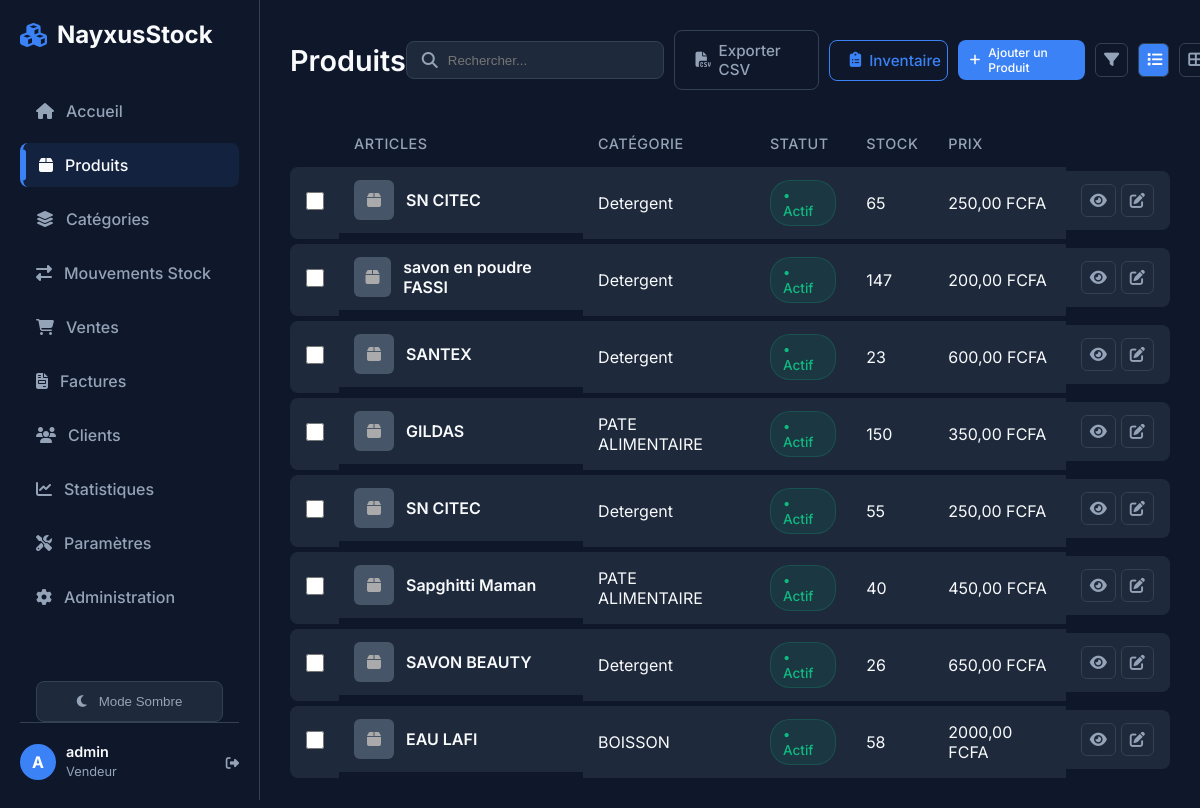
Page /products/ (signed in) on the committed database.
### core/models.py (models this page shows, shortened)
class StoreSettings(models.Model):
    name = models.CharField(max_length=100, default="NayxusStock", verbose_name="Nom du magasin")
    address = models.TextField(blank=True, null=True, verbose_name="Adresse")
    phone = models.CharField(max_length=50, blank=True, null=True, verbose_name="Téléphone")
    email = models.EmailField(blank=True, null=True, verbose_name="Email")
    logo = models.ImageField(upload_to='logo/', blank=True, null=True, verbose_name="Logo")
    class Meta:
        verbose_name = "Paramètres du magasin"
        verbose_name_plural = "Paramètres du magasin"
    @classmethod
    def get_settings(cls):
        obj, created = cls.objects.get_or_create(id=1)
        return obj

### users/models.py (models this page shows, shortened)
class User(AbstractUser):
    class Role(models.TextChoices):
        ADMIN = "ADMIN", "Administrateur"
        SELLER = "SELLER", "Vendeur"
    role = models.CharField(max_length=50, choices=Role.choices, default=Role.SELLER)
    phone = models.CharField(max_length=20, blank=True, null=True)

### inventory/models.py (models this page shows, shortened)
class Product(models.Model):
    category = models.ForeignKey(Category, on_delete=models.RESTRICT, related_name='products', verbose_name="Catégorie")
    name = models.CharField(max_length=200, verbose_name="Nom")
    description = models.TextField(blank=True, null=True, verbose_name="Description")
    purchase_price = models.DecimalField(max_digits=10, decimal_places=2, verbose_name="Prix d'achat")
    selling_price = models.DecimalField(max_digits=10, decimal_places=2, verbose_name="Prix de vente")
    quantity = models.IntegerField(default=0, verbose_name="Quantité en stock")
    alert_threshold = models.IntegerField(default=10, verbose_name="Seuil d'alerte")
    image = models.ImageField(upload_to='products/', blank=True, null=True, verbose_name="Image")
    barcode = models.CharField(max_length=100, unique=True, blank=True, null=True, verbose_name="Code-barre")
    created_at = models.DateTimeField(auto_now_add=True)
    updated_at = models.DateTimeField(auto_now=True)
    class Meta:
        verbose_name = "Produit"
        verbose_name_plural = "Produits"
    def is_low_stock(self):
        return self.quantity <= self.alert_threshold

class Category(models.Model):
    name = models.CharField(max_length=100, unique=True, verbose_name="Nom")
    slug = models.SlugField(max_length=100, unique=True)
    parent = models.ForeignKey('self', on_delete=models.CASCADE, null=True, blank=True, related_name='children', verbose_name="Catégorie Parente")
    description = models.TextField(blank=True, null=True)
    class Meta:
        verbose_name = "Catégorie"
        verbose_name_plural = "Catégories"

### core/views.py (the view)
# urls.py: path('products/', views.product_list, name='product_list'),
@login_required(login_url='login')
def product_list(request):
    products = Product.objects.all().select_related('category')
    search_query = request.GET.get('search', '')
    if search_query:
        products = products.filter(name__icontains=search_query)
    category_filter = request.GET.get('category', '')
    if category_filter:
        products = products.filter(category_id=category_filter)
    status_filter = request.GET.get('status', '')
    if status_filter == 'low_stock':
        products = products.filter(quantity__lte=F('alert_threshold'))
    elif status_filter == 'active':
        products = products.filter(quantity__gt=F('alert_threshold'))
    view_mode = request.GET.get('view', 'list')
    categories = Category.objects.all()
    context = {
        'products': products,
        'categories': categories,
        'search_query': search_query,
        'category_filter': category_filter,
        'status_filter': status_filter,
        'view_mode': view_mode,
    }
    return render(request, 'core/product_list.html', context)

### core/templates/core/product_list.html (shortened to what this page needs)
{% extends 'core/base.html' %}
{% block content %}
<div class="page-header">
    <div class="header-title">
        <h1 class="page-title">Produits</h1>
    </div>
    <div class="header-actions">
        <form method="get" action="{% url 'product_list' %}" class="search-bar">
            <i class="fas fa-search"></i>
            <input type="text" name="search" placeholder="Rechercher..." value="{{ search_query }}">
        </form>
        <a href="{% url 'export_products_csv' %}" class="btn btn-outline">
            <i class="fas fa-file-csv"></i> Exporter CSV
        </a>
        <a href="{% if perms.inventory.add_product %}{% url 'inventory_report' %}{% else %}javascript:void(0){% endif %}"
           target="{% if perms.inventory.add_product %}_blank{% endif %}"
           class="btn btn-outline"
           style="border-color: #3b82f6; color: #3b82f6; {% if not perms.inventory.add_product %}opacity: 0.5; cursor: not-allowed; border-color: #9ca3af; color: #9ca3af; pointer-events: none;{% endif %}"
           {% if not perms.inventory.add_product %}title="Accès réservé aux administrateurs"{% endif %}>
            <i class="fas fa-clipboard-list"></i> Inventaire
        </a>
        {% if perms.inventory.add_product %}
        <a href="{% url 'product_add' %}" class="btn btn-primary" style="padding: 5px 12px; font-size: 0.75rem;">
            <i class="fas fa-plus"></i> Ajouter un Produit
        </a>
        {% endif %}
        <div class="dropdown">
            <button class="btn btn-outline btn-icon" title="Filtrer" onclick="toggleDropdown('filterDropdown')">
                <i class="fas fa-filter"></i>
            </button>
        </div>
        <a href="{% url 'product_list' %}?view=list{% if search_query %}&search={{ search_query }}{% endif %}{% if category_filter %}&category={{ category_filter }}{% endif %}{% if status_filter %}&status={{ status_filter }}{% endif %}"
            class="btn btn-outline btn-icon {% if view_mode == 'list' %}active{% endif %}" title="Vue Liste">
            <i class="fas fa-list"></i>
        </a>
        <a href="{% url 'product_list' %}?view=grid{% if search_query %}&search={{ search_query }}{% endif %}{% if category_filter %}&category={{ category_filter }}{% endif %}{% if status_filter %}&status={{ status_filter }}{% endif %}"
            class="btn btn-outline btn-icon {% if view_mode == 'grid' %}active{% endif %}" title="Vue Grille">
            <i class="fas fa-th-large"></i>
        </a>
    </div>
</div>
{% if view_mode == 'grid' %}
<div class="grid-container">
    {% for product in products %}
    <div class="product-card">
        <div class="product-card-image">
            {% if product.image %}
            <img src="{{ product.image.url }}" alt="{{ product.name }}">
            {% else %}
            <div class="product-placeholder"><i class="fas fa-box"></i></div>
            {% endif %}
        </div>
        <div class="product-card-content">
            <h3 class="product-card-title">{{ product.name }}</h3>
            <p class="product-card-category">{{ product.category.name }}</p>
            <div class="product-card-info">
                <span class="product-card-stock">Stock: {{ product.quantity }}</span>
                <span class="product-card-price">{{ product.selling_price }} FCFA</span>
            </div>
            <div class="product-card-status"
                style="display: flex; justify-content: space-between; align-items: center;">
                <div>
                    {% if product.is_low_stock %}
                    <span class="status-badge status-disabled"
                        style="color:#ef4444; border-color: rgba(239,68,68,0.2); background: rgba(239,68,68,0.1);">•
                        Stock
                        Faible</span>
                    {% else %}
                    <span class="status-badge status-active">• Actif</span>
                    {% endif %}
                </div>
                <div class="card-actions" style="display: flex; gap: 5px;">
                    <a href="{% url 'product_detail' product.pk %}" class="btn btn-outline btn-icon" title="Voir détail"
                        style="padding: 5px 8px; font-size: 0.8rem;">
                        <i class="fas fa-eye"></i>
                    </a>
                    <a href="{% url 'product_edit' product.pk %}" class="btn btn-outline btn-icon" title="Modifier"
                        style="padding: 5px 8px; font-size: 0.8rem;">
                        <i class="fas fa-edit"></i>
                    </a>
                </div>
            </div>
        </div>
    </div>
    {% empty %}
    <p style="text-align:center; color: var(--text-secondary); grid-column: 1/-1;">Aucun produit trouvé. Ajoutez-en un
        pour commencer !</p>
    {% endfor %}
</div>
{% else %}
<div class="table-container">
    <table>
        <thead>
            <tr>
                <th width="40"></th>
                <th>Articles</th>
                <th>Catégorie</th>
                <th>Statut</th>
                <th>Stock</th>
                <th>Prix</th>
                <th></th>
            </tr>
        </thead>
        <tbody>
            {% for product in products %}
            <tr class="data-row">
                <td><input type="checkbox"></td>
                <td class="product-cell">
                    {% if product.image %}
                    <img src="{{ product.image.url }}" alt="{{ product.name }}" class="product-img">
                    {% else %}
                    <div class="product-img" style="display:flex;justify-content:center;align-items:center;color:#aaa;">
                        <i class="fas fa-box"></i>
                    </div>
                    {% endif %}
                    <span style="font-weight: 600;">{{ product.name }}</span>
                </td>
                <td>{{ product.category.name }}</td>
                <td>
                    {% if product.is_low_stock %}
                    <span class="status-badge status-disabled"
                        style="color:#ef4444; border-color: rgba(239,68,68,0.2); background: rgba(239,68,68,0.1);">•
                        Stock Faible</span>
                    {% else %}
                    <span class="status-badge status-active">• Actif</span>
                    {% endif %}
                </td>
                <td>{{ product.quantity }}</td>
                <td>{{ product.selling_price }} FCFA</td>
                <td style="display: flex; gap: 5px;">
                    <a href="{% url 'product_detail' product.pk %}" class="btn btn-outline btn-icon"
                        title="Voir détail">
                        <i class="fas fa-eye"></i>
                    </a>
                    {% if perms.inventory.change_product %}
                    <a href="{% url 'product_edit' product.pk %}" class="btn btn-outline btn-icon" title="Modifier">
                        <i class="fas fa-edit"></i>
                    </a>
                    {% endif %}
                </td>
            </tr>
            {% empty %}
            <tr>
                <td colspan="7" style="text-align:center; color: var(--text-secondary);">Aucun produit trouvé.
                    Ajoutez-en un pour commencer !</td>
            </tr>
            {% endfor %}
        </tbody>
    </table>
</div>
{% endif %}
{% endblock %}

### core/templates/core/base.html (shortened to what this page needs)
{% load static %}
<!DOCTYPE html>
<html lang="fr">
<head>
    <link rel="stylesheet" href="https://cdnjs.cloudflare.com/ajax/libs/font-awesome/6.4.0/css/all.min.css">
    <link rel="stylesheet" href="{% static 'css/style.css' %}?v=1.1">
</head>
<body>
    <aside class="sidebar">
        <div class="brand">
            <i class="fas fa-cubes"></i>
            <span>{{ store.name }}</span>
        </div>
        <ul class="nav-links" style="overflow-y: auto; flex: 1; margin-right: -10px; padding-right: 10px;">
            <li class="nav-item">
                <a href="{% url 'dashboard' %}"
                    class="nav-link {% if request.resolver_match.url_name == 'dashboard' %}active{% endif %}">
                    <i class="fas fa-home"></i>
                    <span>Accueil</span>
                </a>
            </li>
            <li class="nav-item">
                <a href="{% url 'product_list' %}"
                    class="nav-link {% if request.resolver_match.url_name == 'product_list' %}active{% endif %}">
                    <i class="fas fa-box" {% if low_stock_alert_count > 0 %}style="color: #ef4444;"{% endif %}></i>
                    <span>Produits</span>
                </a>
            </li>
            <li class="nav-item">
                <a href="{% url 'category_list' %}"
                    class="nav-link {% if request.resolver_match.url_name == 'category_list' %}active{% endif %}">
                    <i class="fas fa-layer-group"></i>
                    <span>Catégories</span>
                </a>
            </li>
            <li class="nav-item">
                <a href="{% url 'stock_movement_list' %}"
                    class="nav-link {% if request.resolver_match.url_name == 'stock_movement_list' %}active{% endif %}">
                    <i class="fas fa-exchange-alt"></i>
                    <span>Mouvements Stock</span>
                </a>
            </li>
            <li class="nav-item">
                <a href="{% url 'sales_list' %}"
                    class="nav-link {% if request.resolver_match.url_name == 'sales_list' %}active{% endif %}">
                    <i class="fas fa-shopping-cart"></i>
                    <span>Ventes</span>
                </a>
            </li>
            <li class="nav-item">
                <a href="{% url 'invoice_list' %}"
                    class="nav-link {% if request.resolver_match.url_name == 'invoice_list' %}active{% endif %}">
                    <i class="fas fa-file-invoice"></i>
                    <span>Factures</span>
                </a>
            </li>
            <li class="nav-item">
                <a href="{% url 'customer_list' %}"
                    class="nav-link {% if request.resolver_match.url_name == 'customer_list' %}active{% endif %}">
                    <i class="fas fa-users"></i>
                    <span>Clients</span>
                </a>
            </li>
            <li class="nav-item">
                <a href="{% url 'statistics' %}"
                    class="nav-link {% if request.resolver_match.url_name == 'statistics' %}active{% endif %}">
                    <i class="fas fa-chart-line"></i>
                    <span>Statistiques</span>
                </a>
            </li>
            {% if user.is_staff or user.is_superuser %}
            <li class="nav-item">
                <a href="{% url 'store_settings' %}"
                    class="nav-link {% if request.resolver_match.url_name == 'store_settings' %}active{% endif %}">
                    <i class="fas fa-tools"></i>
                    <span>Paramètres</span>
                </a>
            </li>
            <li class="nav-item">
                <a href="{% url 'admin:index' %}" class="nav-link">
                    <i class="fas fa-cog"></i>
                    <span>Administration</span>
                </a>
            </li>
            {% endif %}
        </ul>
        <div style="margin-top: 20px; padding: 0 16px;">
            <button id="theme-toggle" class="nav-link" style="width: 100%; border: 1px solid var(--border-color); background: var(--bg-secondary); cursor: pointer; justify-content: center;">
                <i class="fas fa-moon" id="theme-icon"></i>
                <span id="theme-text">Mode Sombre</span>
            </button>
        </div>
        <div class="user-profile">
            <div class="avatar">{{ user.username|make_list|first|upper }}</div>
            <div class="user-info-text">
                <span class="user-name">{{ user.username }}</span>
                <span class="user-role">{{ user.get_role_display|default:"User" }}</span>
            </div>
            <form action="{% url 'logout' %}" method="post" style="display:inline;">
                <button type="submit"
                    style="background:none; border:none; color: var(--text-secondary); cursor: pointer; padding: 0;"><i
                        class="fas fa-sign-out-alt"></i></button>
            </form>
        </div>
    </aside>
    <main class="main-content">
        {% block content %}
        {% endblock %}
    </main>
</body>
</html>

### rows in the picture
StoreSettings: name "NayxusStock"
User: username|make_list "A", username "admin", role "Vendeur"
Product: name "SN CITEC", category.name "Detergent", alert_threshold "• Actif", quantity "65", selling_price "250,00"
Product: name "savon en poudre FASSI", category.name "Detergent", alert_threshold "• Actif", quantity "147", selling_price "200,00"
Product: name "SANTEX", category.name "Detergent", alert_threshold "• Actif", quantity "23", selling_price "600,00"
Product: name "GILDAS", category.name "PATE ALIMENTAIRE", alert_threshold "• Actif", quantity "150", selling_price "350,00"
Product: name "SN CITEC", category.name "Detergent", alert_threshold "• Actif", quantity "55", selling_price "250,00"
Product: name "Sapghitti Maman", category.name "PATE ALIMENTAIRE", alert_threshold "• Actif", quantity "40", selling_price "450,00"
Product: name "SAVON BEAUTY", category.name "Detergent", alert_threshold "• Actif", quantity "26", selling_price "650,00"
Product: name "EAU LAFI", category.name "BOISSON", alert_threshold "• Actif", quantity "58", selling_price "2000,00"
